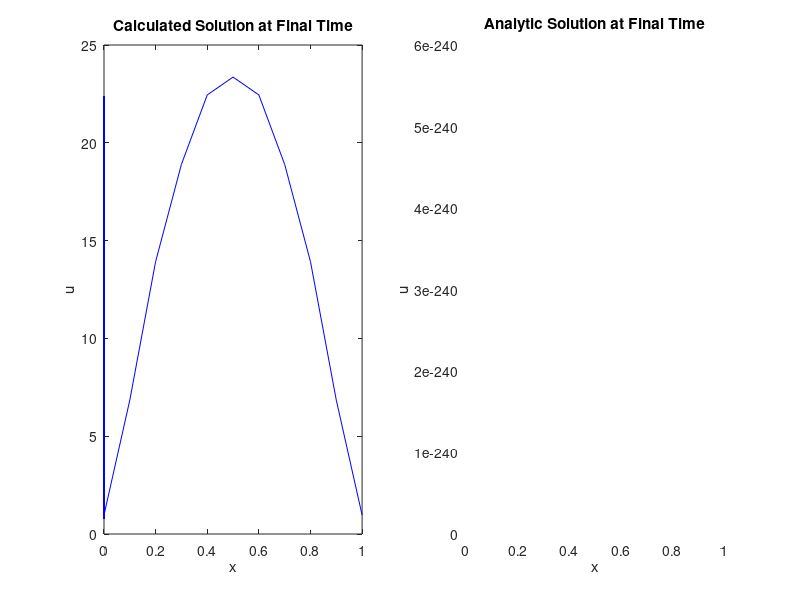

This figure's MATLAB source:
%% 1D Galerkin with forward Euler time derivative discretization

% Building the elemental mass and stiffness matrices 

% Mapping from x to xi
% Number of nodes, x left boundary, x right boundary, f(x)
N = 11;
xl = 0;
xr = 1;
f = @(x) sin(pi*x);

% Creating a uniform grid and connectivity map
Ne = N-1;
h = (xr-xl)/(N-1);
x = zeros(N);
iee = zeros(Ne,2);

for i = 1:Ne
    x(i) = xl+(i-1)*h;
    iee(i,1) = i;
    iee(i,2) = i+1; 
end

x(N) = xr;

% Defining parent grid basis functions and derivatives with the bounds
% -1<=xi<=1
phi1 = @(xi) (1-xi)/2;
phi2 = @(xi) (1+xi)/2;
dphi1 = -1/2;
dphi2 = 1/2;
dx = h/2;
dxi = 2/h;

% Initialization of K(stiffness matrix), F, and M, as well as the local
% matrices
K = zeros(N,N);
M = zeros(N,N);
F = zeros(N,1);
klocal = zeros(2,2);
flocal = zeros(2,1);
mlocal = [2,1;1,2];

for k = 1:Ne
    %% Attempting to solve with quadrature
    flocal(1) = dx*(f(0)*phi1(-1)+f(1)*phi1(1));
    flocal(2) = dx*(f(0)*phi2(-1)+f(1)*phi2(1));
    klocal(1,1) = (dxi*dphi1)*(dxi*dphi1)*dx;
    klocal(1,2) = (dxi*dphi1)*(dxi*dphi2)*dx;
    klocal(2,1) = (dxi*dphi2)*(dxi*dphi1)*dx;
    klocal(2,2) = (dxi*dphi2)*(dxi*dphi2)*dx;
    % Finite element assembly
    for l = 1:2
        global_node1 = iee(k,l);
        F(global_node1) = F(global_node1) + flocal(l);
        for m = 1:2
            global_node2 = iee(k,m);
            K(global_node1, global_node2) = K(global_node1, global_node2)+klocal(l,m);
            M(global_node1, global_node2) = M(global_node1, global_node2)+mlocal(l,l);
        end
    end
end


%% 1D Finite Element Heat Equation Addition with forward Euler
% Time step
dt = 1/551;
T0 = 0;
Tf = 1;
nt = (Tf-T0)/dt;
ctime = T0;

% Defining fhat function, flocal as fl, Fn which serves as F, and u
fhat = @(x,t) (pi^2-1)*exp(-t)*sin(pi*x);
fl = zeros(2,1);
Fn = zeros(N,1);
u = exp(-0)*sin(pi*x);
for n = 1:nt
    ctime = T0 + (n*dt);
    % Building the time-dependent RHS vector
    for k = 1:Ne
        % Attempting to solve with quadrature
        %fl(1) = dx*(fhat(0,ctime)*phi1(-1)+fhat(1,ctime)*phi1(1));
        %fl(2) = dx*(fhat(0,ctime)*phi2(-1)+fhat(1,ctime)*phi2(1));
        fl(1) = dx*(fhat(x(iee(k,1)),ctime)*phi1(-1)+fhat(x(iee(k,2)),ctime)*phi1(1));
        fl(2) = dx*(fhat(x(iee(k,1)),ctime)*phi2(-1)+fhat(x(iee(k,2)),ctime)*phi2(1));
        % Finite Element Assembly
        for l = 1:2
            global_node1 = iee(k,l);
            Fn(global_node1) = Fn(global_node1)+fl(l);
        end
    end
    u = u - dt*pinv(M)*K*u+dt*pinv(M)*Fn;
end

figure;
subplot(1,2,1);
plot(x,u,'b');
title('Calculated Solution at Final Time')
xlabel('x');
ylabel('u');

usol = exp(-nt)*sin(pi*x);
subplot(1,2,2);
plot(x,usol, 'r--');
title('Analytic Solution at Final Time')
xlabel('x');
ylabel('u');


